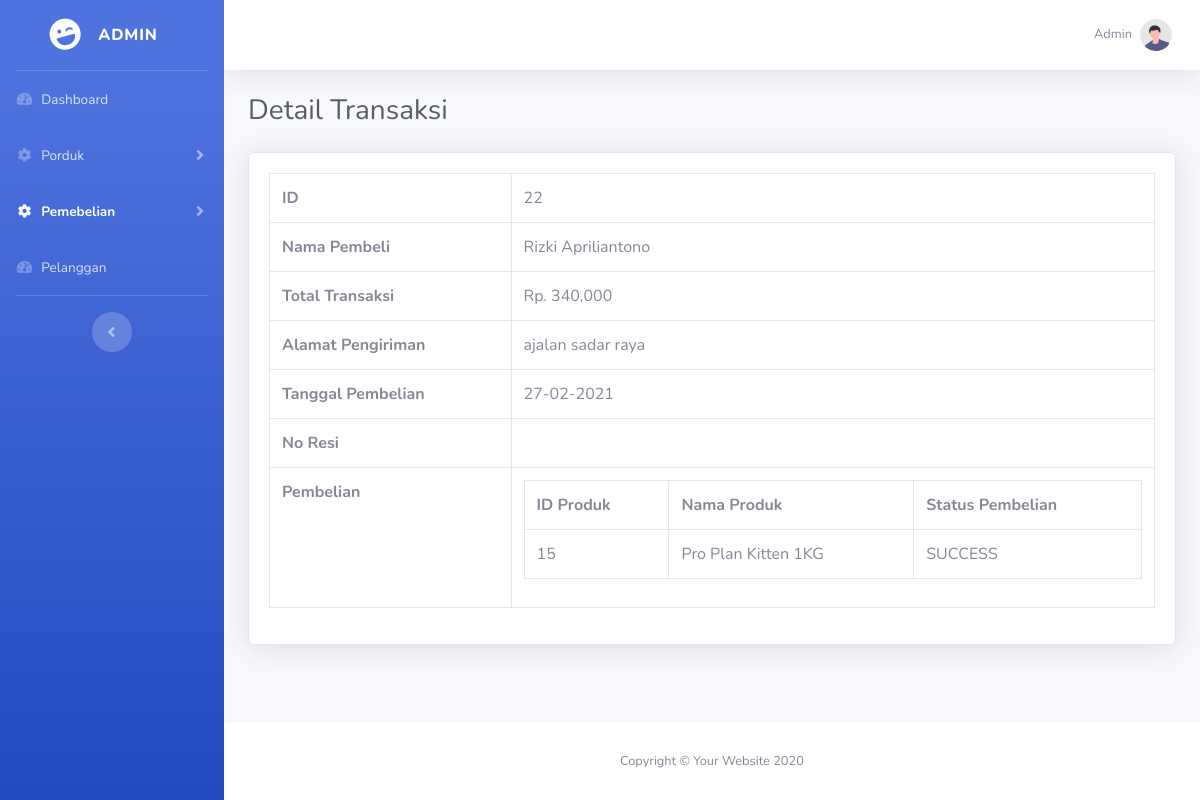
Screenshot of /admin/detail_pembelian.php?id=22 with the database file from the repository.
### tables this page shows
CREATE TABLE `pembelian` (
  `id_pembelian` int(5) NOT NULL,
  `id_pelanggan` int(5) NOT NULL,
  `id_ongkir` int(5) NOT NULL,
  `tanggal_pembelian` date NOT NULL,
  `total_pembelian` int(11) NOT NULL,
  `nama_kota` varchar(100) NOT NULL,
  `kode_pos` int(7) NOT NULL,
  `pajak` int(6) NOT NULL,
  `tarif` int(5) NOT NULL,
  `alamat_pengiriman` varchar(100) NOT NULL,
  `status_pembelian` varchar(20) NOT NULL DEFAULT 'PENDING',
  `resi_pengiriman` varchar(20) NOT NULL
);

CREATE TABLE `pelanggan` (
  `id_pelanggan` int(5) NOT NULL,
  `email_pelanggan` varchar(30) NOT NULL,
  `password_pelanggan` varchar(255) NOT NULL,
  `nama_pelanggan` varchar(50) NOT NULL,
  `telpon_pelanggan` varchar(20) NOT NULL
);

CREATE TABLE `pembelian_produk` (
  `id_pembelian_produk` int(5) NOT NULL,
  `id_pembelian` int(5) NOT NULL,
  `id_produk` int(5) NOT NULL,
  `jumlah_produk` int(3) NOT NULL,
  `nama` varchar(100) NOT NULL,
  `harga` int(9) NOT NULL,
  `berat` int(3) NOT NULL,
  `subharga` int(10) NOT NULL
);

CREATE TABLE `produk` (
  `id_produk` int(5) NOT NULL,
  `kat_produk` varchar(20) NOT NULL,
  `nama_produk` varchar(100) NOT NULL,
  `harga_produk` int(11) NOT NULL,
  `berat_produk` int(4) NOT NULL,
  `foto_produk` varchar(100) NOT NULL,
  `deskripsi_produk` text NOT NULL,
  `stok_produk` int(5) NOT NULL
);

### admin/detail_pembelian.php (the view, shortened to what this page needs)
<?php include('../koneksi1.php')?>
<!DOCTYPE html>
<html lang="en">
<head>
</head>
<body id="page-top">
<?php
    $ambil = $koneksi1->query("SELECT * FROM pembelian JOIN pelanggan ON pembelian.id_pelanggan=pelanggan.id_pelanggan WHERE pembelian.id_pembelian='$_GET[id]'");
    $detail = $ambil->fetch_assoc();
?>
    <div id="wrapper">
    <?php include('sidebar/sidebar_pembelian.php');?>
        <div id="content-wrapper" class="d-flex flex-column">
        <?php include('topbar.php');?>
            <div id="content">
<div class="container-fluid">
<div class="d-sm-flex align-items-center justify-content-between mb-4">
    <h1 class="h3 mb-0 text-gray-800">Detail Transaksi </h1>
</div>
<div class="card shadow">
    <div class="card-body">
        <table class="table table-bordered">
            <tr>
                <th>ID</th>
                <td><?= $detail['id_pembelian'] ?></td>
            </tr>
            <tr>
                <th>Nama Pembeli</th>
                <td><?php echo $detail['nama_pelanggan']; ?></td>
            </tr>
            <tr>
            <tr>
                <th>Total Transaksi</th>
                <td> Rp. <?php echo number_format ($detail['total_pembelian']); ?></td>
            </tr>
            <tr>
                <th>Alamat Pengiriman</th>
                <td><?php echo $detail['alamat_pengiriman']; ?></td>
            </tr>
            <tr>
            <?php $tanggal = $detail['tanggal_pembelian']?>
                <th>Tanggal Pembelian</th>
                <td><?php echo date('d-m-Y',strtotime($tanggal)); ?></td>
            </tr>
            <tr>
                <th>No Resi</th>
                <td><?php echo $detail['resi_pengiriman'];?></td>
            </tr>
            <tr>
                <th>Pembelian</th>
                <td>
                    <table class="table table-bordered">
                        <tr>
                            <th>ID Produk</th>
                            <th>Nama Produk</th>
                            <th>Status Pembelian</th>
                        </tr>
                        <?php $ambil=$koneksi1->query("SELECT * FROM pembelian_produk JOIN produk ON
                        pembelian_produk.id_produk=produk.id_produk
                        WHERE pembelian_produk.id_pembelian='$_GET[id]'"); ?>
                        <?php while ($pecah=$ambil->fetch_assoc()) { ?>
                            <tr>
                                <td><?php echo $pecah['id_produk']?></td>
                                <td><?php echo $pecah['nama']; ?></td>
                                <td><?php echo $detail['status_pembelian']; ?></td>
                            </tr>
                        <?php } ?>
                    </table>
                </td>
            </tr>
        </table>
    </div>
</div>
</div>
            </div>
            <?php include('footer.php');?>
        </div>
    </div>
</body>
</html>

### rows the page displays
pembelian: id_pembelian "22", id_pelanggan.nama_pelanggan "Rizki Apriliantono", total_pembelian "340,000", alamat_pengiriman "ajalan sadar raya", tanggal_pembelian "27-02-2021"
pembelian_produk: id_produk.id_produk "15", nama "Pro Plan Kitten 1KG", id_pembelian.status_pembelian "SUCCESS"
